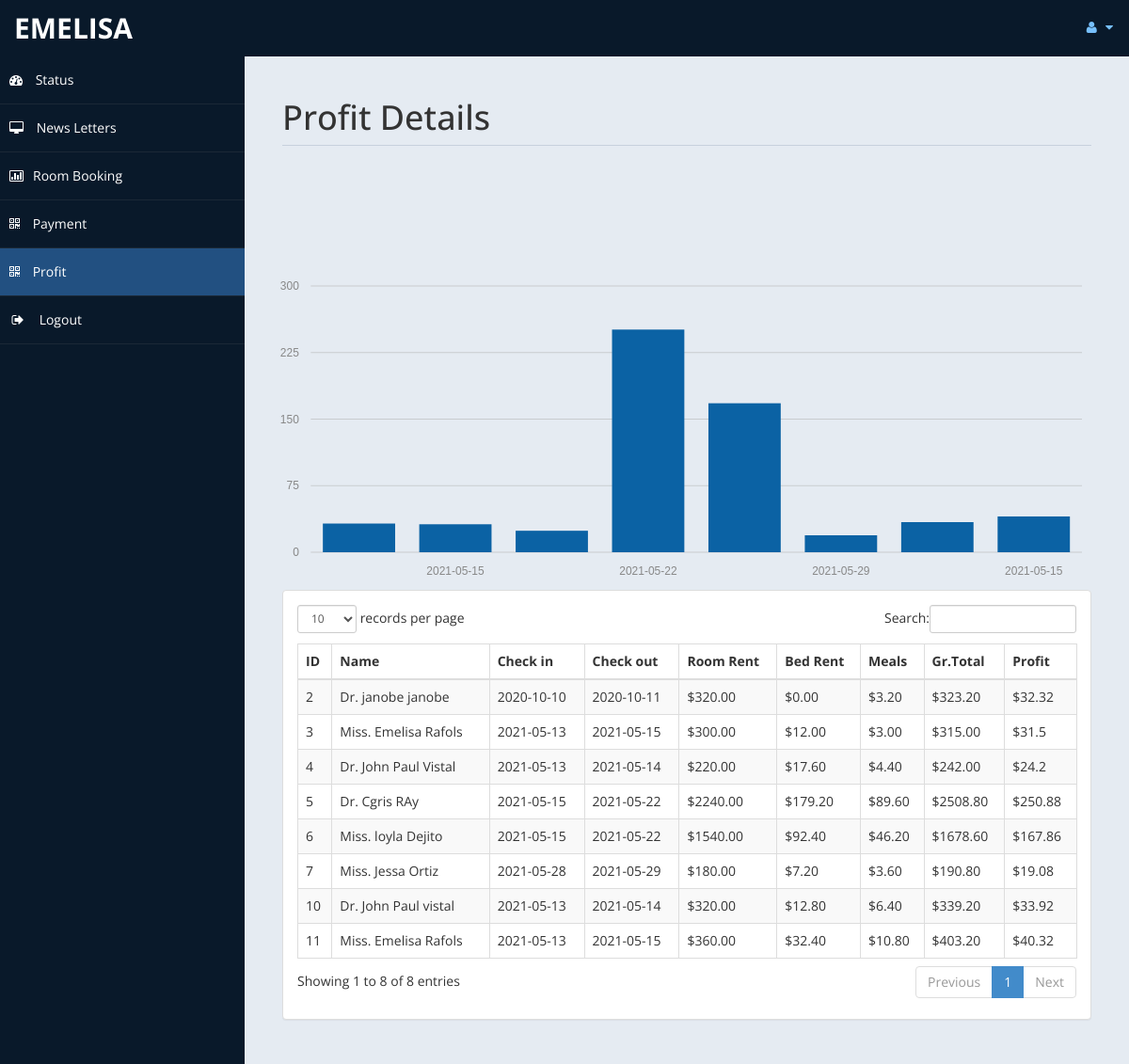
Screenshot of /admin/profit.php (signed in) with the database file from the repository.
### tables this page shows
CREATE TABLE `payment` (
  `id` int(11) DEFAULT NULL,
  `title` varchar(5) DEFAULT NULL,
  `fname` varchar(30) DEFAULT NULL,
  `lname` varchar(30) DEFAULT NULL,
  `troom` varchar(30) DEFAULT NULL,
  `tbed` varchar(30) DEFAULT NULL,
  `nroom` int(11) DEFAULT NULL,
  `cin` date DEFAULT NULL,
  `cout` date DEFAULT NULL,
  `ttot` double(8,2) DEFAULT NULL,
  `fintot` double(8,2) DEFAULT NULL,
  `mepr` double(8,2) DEFAULT NULL,
  `meal` varchar(30) DEFAULT NULL,
  `btot` double(8,2) DEFAULT NULL,
  `noofdays` int(11) DEFAULT NULL
);

### admin/profit.php (the view, shortened to what this page needs)
<!DOCTYPE html>
<html xmlns="http://www.w3.org/1999/xhtml">
<head>
    <link href="assets/css/bootstrap.css" rel="stylesheet" />
    <link href="assets/css/font-awesome.css" rel="stylesheet" />
	<link rel="stylesheet" href="assets/css/morris.css">
    <link href="assets/css/custom-styles.css" rel="stylesheet" />
    <link href="assets/js/dataTables/dataTables.bootstrap.css" rel="stylesheet" />
</head>
<body>
    <div id="wrapper">
        <nav class="navbar navbar-default top-navbar" role="navigation">
            <div class="navbar-header">
                <a class="navbar-brand" href="home.php"><?php echo $_SESSION["user"]; ?> </a>
            </div>
            <ul class="nav navbar-top-links navbar-right">
                <li class="dropdown">
                    <a class="dropdown-toggle" data-toggle="dropdown" href="#" aria-expanded="false">
                        <i class="fa fa-user fa-fw"></i> <i class="fa fa-caret-down"></i>
                    </a>
                </li>
            </ul>
        </nav>
        <nav class="navbar-default navbar-side" role="navigation">
            <div class="sidebar-collapse">
                <ul class="nav" id="main-menu">
                    <li>
                        <a href="home.php"><i class="fa fa-dashboard"></i> Status</a>
                    </li>
                    <li>
                        <a  href="messages.php"><i class="fa fa-desktop"></i> News Letters</a>
                    </li>
					<li>
                        <a href="roombook.php"><i class="fa fa-bar-chart-o"></i>Room Booking</a>
                    </li>
                    <li>
                        <a  href="payment.php"><i class="fa fa-qrcode"></i> Payment</a>
                    </li>
					 <li>
                        <a class="active-menu" href="profit.php"><i class="fa fa-qrcode"></i> Profit</a>
                    </li>
                    <li>
                        <a href="logout.php" ><i class="fa fa-sign-out fa-fw"></i> Logout</a>
                    </li>
            </div>
        </nav>
        <div id="page-wrapper" >
            <div id="page-inner">
			 <div class="row">
                    <div class="col-md-12">
                        <h1 class="page-header">
                           Profit Details<small> </small>
                        </h1>
                    </div>
                </div>
            <div class="row">
				<?php
				include('db.php');
?>
				<br>
				<br>
				<br>
				<br><div id="chart"></div>
                <div class="col-md-12">
                    <div class="panel panel-default">
                        <div class="panel-body">
                            <div class="table-responsive">
                                <table class="table table-striped table-bordered table-hover" id="dataTables-example">
                                    <thead>
                                        <tr>
											<th>ID</th>
                                            <th>Name</th>
                                            <th>Check in</th>
											<th>Check out</th>
                                            <th>Room Rent</th>
											<th>Bed Rent</th>
											<th>Meals </th>
											<th>Gr.Total</th>
											<th>Profit</th>
                                        </tr>
                                    </thead>
                                    <tbody>
									<?php
										$sql="select * from payment";
										$re = mysqli_query($con,$sql);
										while($row = mysqli_fetch_array($re))
										{
											$id = $row['id'];
											if($id % 2 ==1 )
											{
												echo"<tr class='gradeC'>
													<td>".$row['id']." </td>
													<td>".$row['title']." ".$row['fname']." ".$row['lname']."</td>
													<td>".$row['cin']."</td>
													<td>".$row['cout']."</td>
													<td>$".$row['ttot']."</td>
													<td>$".$row['mepr']."</td>
													<td>$".$row['btot']."</td>
													<td>$".$row['fintot']."</td>
													<td>$".$row['fintot']*10/100 ."</td>
													</tr>";
											}
											else
											{
												echo"<tr class='gradeU'>
													<td>".$row['id']." </td>
													<td>".$row['title']." ".$row['fname']." ".$row['lname']."</td>
													<td>".$row['cin']."</td>
													<td>".$row['cout']."</td>
													<td>$".$row['ttot']."</td>
													<td>$".$row['mepr']."</td>
													<td>$".$row['btot']."</td>
													<td>$".$row['fintot']."</td>
													<td>$".$row['fintot']*10/100 ."</td>
													</tr>";
											}
										}
									?>
                                    </tbody>
                                </table>
                            </div>
                        </div>
                    </div>
                </div>
            </div>
                </div>
            </div>
    </div>
</body>
</html>

### admin/assets/css/custom-styles.css (style rules this page uses)
body { font-family: 'Open Sans', sans-serif; }
#wrapper { width: 100%; background:#09192A; }
#page-wrapper { padding: 15px 15px; min-height: 600px; background:#E5EBF2; }
#page-inner { width:100%; margin:10px 20px 10px 0px; background-color:transparent; padding:10px; min-height:1200px; }
h1, .h1, h2, .h2, h3, .h3 { margin-top: 7px; margin-bottom: -5px; }
.page-header { padding-bottom: 9px; margin: 10px 0 45px; border-bottom: 1px solid #C7D1DD; }
.top-navbar { margin:0px; }
.top-navbar .navbar-brand { color: #fff; width: 260px; text-align: left; height: 60px; font-size: 30px; font-weight: 700; text-transform: uppercase; line-height: 30px; }
.top-navbar .nav > li { position: relative; display: inline-block; }
.top-navbar .nav > li > a { position: relative; display: block; padding: 19px 15px; color: #77C0FD; }
.active-menu { background-color:#225081!important; }
.sidebar-collapse , .sidebar-collapse .nav { background:none; }
.sidebar-collapse .nav { padding:0; }
.sidebar-collapse .nav > li > a { color:#fff; background:transparent; text-shadow:none; }
.sidebar-collapse > .nav > li > a { padding:15px 10px; }
.sidebar-collapse > .nav > li { border-bottom: 1px solid rgba(107, 108, 109, 0.19); }
.navbar-side { border:none; background-color: transparent; }
.top-navbar { background:#09192A; border-bottom:none; }
.top-navbar .nav > li > a > i { margin-right: 2px; }
.navbar-default { border:0px solid black; }
.navbar-header { background: #09192A; }
.nav > li > a > i { margin-right:10px; }
@media (min-width:768px) { #page-wrapper { margin: 0 0 0 260px; padding: 15px 30px; min-height: 1200px; } }
@media (min-width:768px) { .navbar-side { z-index: 1; position: absolute; width: 260px; } }
@media (min-width:768px) { .navbar { border-radius: 0px; } }

### rows the page displays
payment: id "2", title "Dr.", fname "janobe", lname "janobe", cin "2020-10-10", cout "2020-10-11", ttot "320.00", mepr "0.00", btot "3.20", fintot "323.20", $row['fintot']*10/100 "32.32"
payment: id "3", title "Miss.", fname "Emelisa", lname "Rafols", cin "2021-05-13", cout "2021-05-15", ttot "300.00", mepr "12.00", btot "3.00", fintot "315.00", $row['fintot']*10/100 "31.5"
payment: id "4", title "Dr.", fname "John Paul", lname "Vistal", cin "2021-05-13", cout "2021-05-14", ttot "220.00", mepr "17.60", btot "4.40", fintot "242.00", $row['fintot']*10/100 "24.2"
payment: id "5", title "Dr.", fname "Cgris", lname "RAy", cin "2021-05-15", cout "2021-05-22", ttot "2240.00", mepr "179.20", btot "89.60", fintot "2508.80", $row['fintot']*10/100 "250.88"
payment: id "6", title "Miss.", fname "loyla", lname "Dejito", cin "2021-05-15", cout "2021-05-22", ttot "1540.00", mepr "92.40", btot "46.20", fintot "1678.60", $row['fintot']*10/100 "167.86"
payment: id "7", title "Miss.", fname "Jessa", lname "Ortiz", cin "2021-05-28", cout "2021-05-29", ttot "180.00", mepr "7.20", btot "3.60", fintot "190.80", $row['fintot']*10/100 "19.08"
payment: id "10", title "Dr.", fname "John Paul", lname "vistal", cin "2021-05-13", cout "2021-05-14", ttot "320.00", mepr "12.80", btot "6.40", fintot "339.20", $row['fintot']*10/100 "33.92"
payment: id "11", title "Miss.", fname "Emelisa", lname "Rafols", cin "2021-05-13", cout "2021-05-15", ttot "360.00", mepr "32.40", btot "10.80", fintot "403.20", $row['fintot']*10/100 "40.32"

### other values shown
$_SESSION["user"] "EMELISA"
